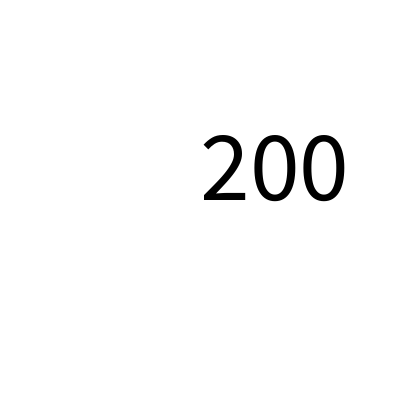
Frame 1 (no input)
Frame 60 (the mouse pressed at the canvas centre just before this capture): identical to frame 1, image omitted
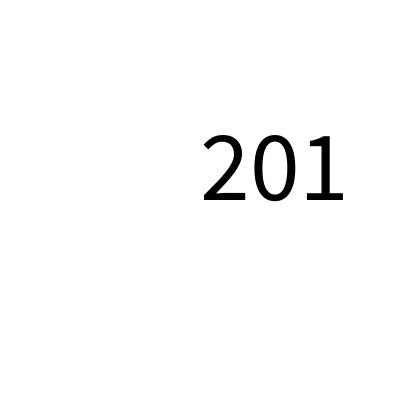
Frame 120 (the mouse held since frame 60 and released just before this capture)

The Processing sketch that drew these frames (run headless with seeded random() and noise(); from frame 60 on, the mouse is pressed at the canvas centre):

// Processing sketch: sketch_230418d
// ── sketch_230418d.pde
//declara una variable:
int numFoto;
//tipo de dato
//nombre
//ambito (global)


void setup() {
  size(400, 400);
  //asignamos un valor:
  numFoto = 400/2;
}

void draw() {
  background(255);
  fill(0);
  textSize(100);
  //invocamos la variable:
  text( numFoto, 200, 200);
}



void mousePressed(){
  //incremento:
  numFoto = numFoto+1;
  
}

void mouseReleased(){
  
}
